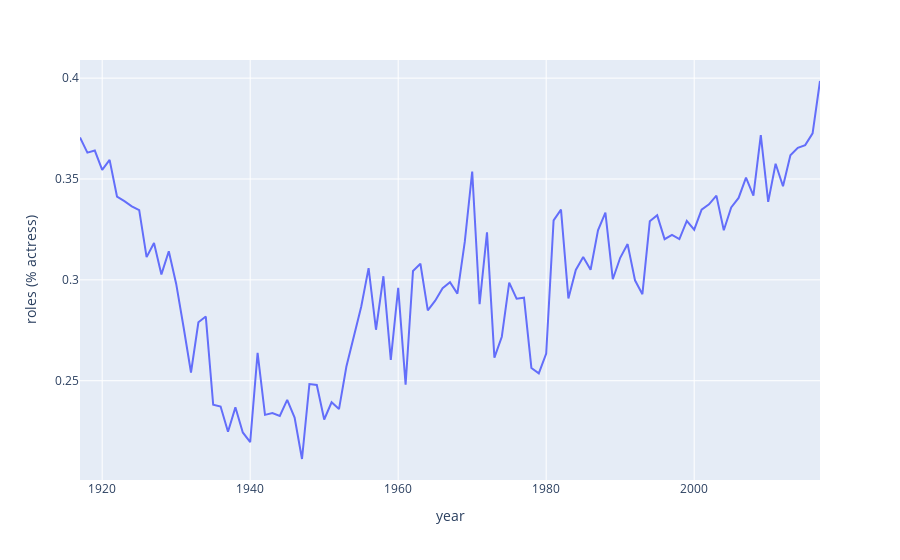

The cell this chart's notebook holds for it:
### Markdown cell above
This leaves the percentage-computing up to us.  We use `plotly`(not standard with a conda installation; installable with `conda install plotly` or, in Colab, with `!pip install plotly`).

### Code cell
import plotly.express as px

# The Series `percent` may -- but need not -- be made a column of `pt17`
percent = pt17['actress'] / (pt17['actor'] + pt17['actress'])
# If not a column, an axis label shd be supplied.
fig = px.line(pt17,  y=percent, labels={'y':"roles (% actress)"}) 
fig.show()

### Figure 1 — Plotly figure (JSON) as saved in the notebook; plotly's stock layout.template omitted (floating-point values rounded to 4 significant figures)
{"data": [{"hovertemplate": "year=%{x}<br>roles (% actress)=%{y}<extra></extra>", "legendgroup": "", "line": {"color": "#636efa", "dash": "solid"}, "marker": {"symbol": "circle"}, "mode": "lines", "name": "", "orientation": "v", "showlegend": false, "type": "scatter", "x": [1917, 1918, 1919, 1920, 1921, 1922, 1923, 1924, 1925, 1926, 1927, 1928, 1929, 1930, 1931, 1932, 1933, 1934, 1935, 1936, 1937, 1938, 1939, 1940, 1941, 1942, 1943, 1944, 1945, 1946, 1947, 1948, 1949, 1950, 1951, 1952, 1953, 1954, 1955, 1956, 1957, 1958, 1959, 1960, 1961, 1962, 1963, 1964, 1965, 1966, 1967, 1968, 1969, 1970, 1971, 1972, 1973, 1974, 1975, 1976, 1977, 1978, 1979, 1980, 1981, 1982, 1983, 1984, 1985, 1986, 1987, 1988, 1989, 1990, 1991, 1992, 1993, 1994, 1995, 1996, 1997, 1998, 1999, 2000, 2001, 2002, 2003, 2004, 2005, 2006, 2007, 2008, 2009, 2010, 2011, 2012, 2013, 2014, 2015, 2016, 2017], "xaxis": "x", "y": [0.3706, 0.3631, 0.3641, 0.3546, 0.3595, 0.3413, 0.339, 0.3365, 0.3345, 0.3113, 0.3183, 0.3027, 0.3142, 0.298, 0.2765, 0.2541, 0.279, 0.2818, 0.2381, 0.2372, 0.2247, 0.2368, 0.2244, 0.2196, 0.2638, 0.2331, 0.234, 0.2326, 0.2405, 0.2317, 0.2112, 0.2483, 0.2479, 0.2308, 0.2393, 0.236, 0.257, 0.2711, 0.2867, 0.3058, 0.2753, 0.3018, 0.2603, 0.2961, 0.248, 0.3044, 0.308, 0.2849, 0.2897, 0.2959, 0.2989, 0.2932, 0.319, 0.3537, 0.2879, 0.3236, 0.2614, 0.2718, 0.2987, 0.2906, 0.2911, 0.2563, 0.2537, 0.2634, 0.3295, 0.3348, 0.2908, 0.3049, 0.3113, 0.305, 0.3246, 0.3333, 0.3003, 0.3109, 0.3177, 0.2998, 0.2929, 0.329, 0.332, 0.3202, 0.3223, 0.3202, 0.3292, 0.3249, 0.3348, 0.3374, 0.3417, 0.3246, 0.3359, 0.3406, 0.3507, 0.3418, 0.3718, 0.3387, 0.3575, 0.3464, 0.3618, 0.3654, 0.3668, 0.3726, 0.3986], "yaxis": "y"}], "layout": {"legend": {"tracegroupgap": 0}, "margin": {"t": 60}, "xaxis": {"anchor": "y", "domain": [0, 1], "title": {"text": "year"}}, "yaxis": {"anchor": "x", "domain": [0, 1], "title": {"text": "roles (% actress)"}}}}
